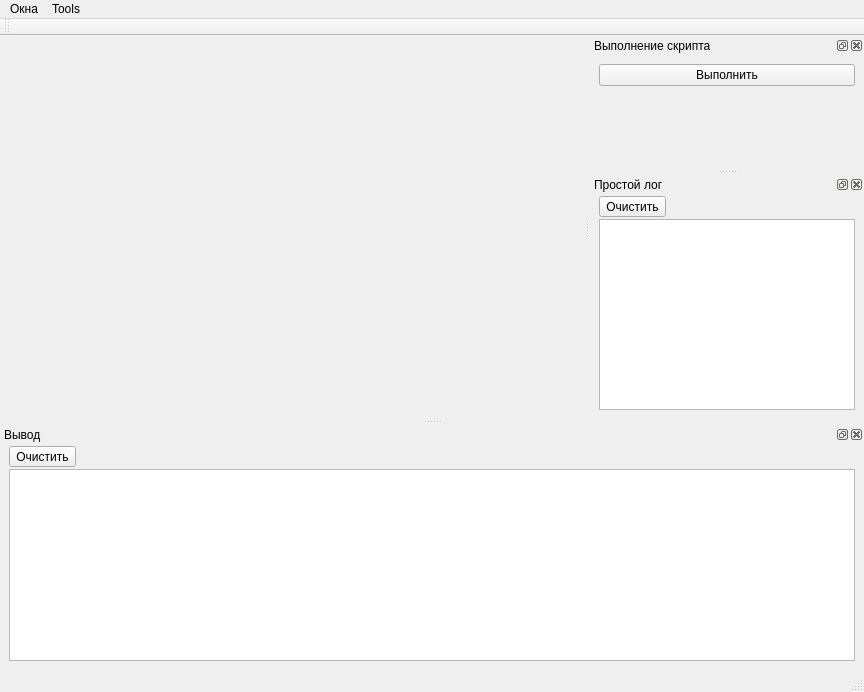
<?xml version="1.0" encoding="UTF-8"?>
<ui version="4.0">
 <class>MainWindow</class>
 <widget class="QMainWindow" name="MainWindow">
  <property name="geometry">
   <rect>
    <x>0</x>
    <y>0</y>
    <width>864</width>
    <height>692</height>
   </rect>
  </property>
  <widget class="QWidget" name="centralwidget">
   <layout class="QVBoxLayout" name="verticalLayout"/>
  </widget>
  <widget class="QMenuBar" name="menubar">
   <property name="geometry">
    <rect>
     <x>0</x>
     <y>0</y>
     <width>864</width>
     <height>21</height>
    </rect>
   </property>
   <widget class="QMenu" name="menuDockWindow">
    <property name="title">
     <string>Окна</string>
    </property>
   </widget>
   <widget class="QMenu" name="menuTools">
    <property name="title">
     <string>Tools</string>
    </property>
   </widget>
   <addaction name="menuDockWindow"/>
   <addaction name="menuTools"/>
  </widget>
  <widget class="QStatusBar" name="statusbar"/>
  <widget class="QDockWidget" name="dock_widget_exec">
   <property name="windowTitle">
    <string>Выполнение скрипта</string>
   </property>
   <attribute name="dockWidgetArea">
    <number>2</number>
   </attribute>
   <widget class="QWidget" name="dock_widget_exec_contents">
    <layout class="QVBoxLayout" name="verticalLayout_2">
     <item>
      <widget class="QPushButton" name="button_exec">
       <property name="text">
        <string>Выполнить</string>
       </property>
       <property name="shortcut">
        <string>Ctrl+Return</string>
       </property>
      </widget>
     </item>
     <item>
      <widget class="QScrollArea" name="container_code_editor">
       <property name="frameShape">
        <enum>QFrame::NoFrame</enum>
       </property>
       <property name="widgetResizable">
        <bool>true</bool>
       </property>
       <widget class="QWidget" name="scrollAreaWidgetContents">
        <property name="geometry">
         <rect>
          <x>0</x>
          <y>0</y>
          <width>256</width>
          <height>160</height>
         </rect>
        </property>
       </widget>
      </widget>
     </item>
    </layout>
   </widget>
  </widget>
  <widget class="QDockWidget" name="dock_widget_simple_log">
   <property name="windowTitle">
    <string>Простой лог</string>
   </property>
   <attribute name="dockWidgetArea">
    <number>2</number>
   </attribute>
   <widget class="QWidget" name="dockWidgetContents">
    <layout class="QVBoxLayout" name="verticalLayout_3">
     <property name="spacing">
      <number>2</number>
     </property>
     <property name="topMargin">
      <number>2</number>
     </property>
     <item>
      <widget class="QToolButton" name="button_clear_slog">
       <property name="toolTip">
        <string>Очистить лог</string>
       </property>
       <property name="statusTip">
        <string>Очистить лог</string>
       </property>
       <property name="text">
        <string>Очистить</string>
       </property>
      </widget>
     </item>
     <item>
      <widget class="QPlainTextEdit" name="simple_log"/>
     </item>
    </layout>
   </widget>
  </widget>
  <widget class="QToolBar" name="toolBarGeneral">
   <property name="windowTitle">
    <string>General</string>
   </property>
   <attribute name="toolBarArea">
    <enum>TopToolBarArea</enum>
   </attribute>
   <attribute name="toolBarBreak">
    <bool>false</bool>
   </attribute>
  </widget>
  <widget class="QDockWidget" name="dock_widget_output">
   <property name="sizePolicy">
    <sizepolicy hsizetype="Preferred" vsizetype="Preferred">
     <horstretch>0</horstretch>
     <verstretch>0</verstretch>
    </sizepolicy>
   </property>
   <property name="windowTitle">
    <string>Вывод</string>
   </property>
   <attribute name="dockWidgetArea">
    <number>8</number>
   </attribute>
   <widget class="QWidget" name="dockWidgetContents_3">
    <layout class="QVBoxLayout" name="verticalLayout_4">
     <property name="spacing">
      <number>2</number>
     </property>
     <property name="topMargin">
      <number>2</number>
     </property>
     <item>
      <widget class="QToolButton" name="button_clear_output">
       <property name="text">
        <string>Очистить</string>
       </property>
      </widget>
     </item>
     <item>
      <widget class="QTextEdit" name="output">
       <property name="readOnly">
        <bool>true</bool>
       </property>
      </widget>
     </item>
    </layout>
   </widget>
  </widget>
 </widget>
 <resources/>
 <connections>
  <connection>
   <sender>button_clear_slog</sender>
   <signal>clicked()</signal>
   <receiver>simple_log</receiver>
   <slot>clear()</slot>
   <hints>
    <hint type="sourcelabel">
     <x>612</x>
     <y>345</y>
    </hint>
    <hint type="destinationlabel">
     <x>709</x>
     <y>452</y>
    </hint>
   </hints>
  </connection>
  <connection>
   <sender>button_clear_output</sender>
   <signal>clicked()</signal>
   <receiver>output</receiver>
   <slot>clear()</slot>
   <hints>
    <hint type="sourcelabel">
     <x>39</x>
     <y>450</y>
    </hint>
    <hint type="destinationlabel">
     <x>423</x>
     <y>502</y>
    </hint>
   </hints>
  </connection>
 </connections>
</ui>
